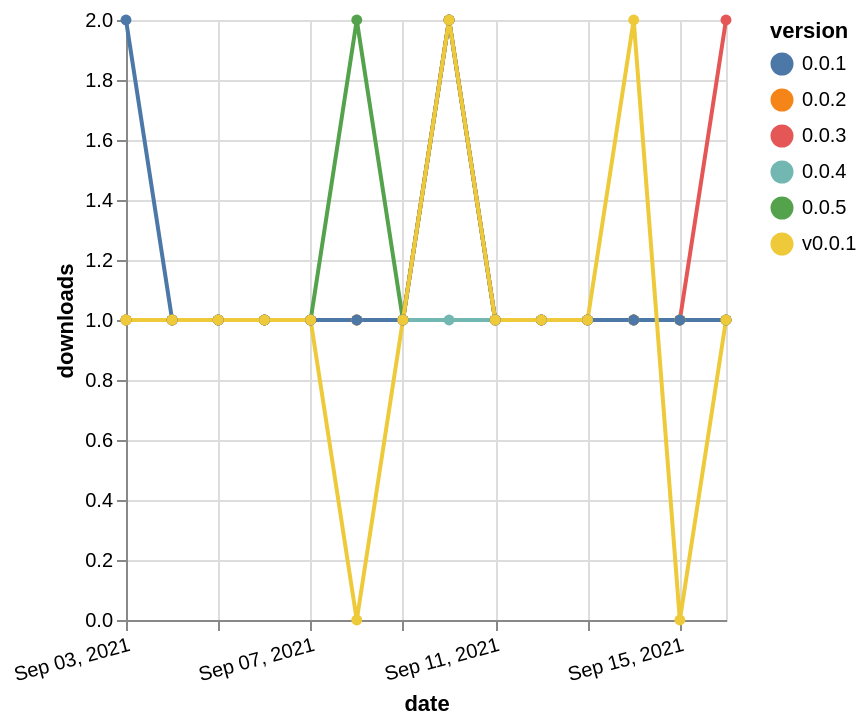

The Vega-Lite source for this figure:
### Vega-Lite specification from a JSON file in a GitHub repository (floating-point values rounded to 4 significant figures)
{"$schema": "https://vega.github.io/schema/vega-lite/v5.json", "description": "A simple bar chart with embedded data.", "data": {"values": [{"date": "2021-09-03", "total": 294, "delta": 1, "version": "0.0.3"}, {"date": "2021-09-04", "total": 295, "delta": 1, "version": "0.0.3"}, {"date": "2021-09-05", "total": 296, "delta": 1, "version": "0.0.3"}, {"date": "2021-09-06", "total": 297, "delta": 1, "version": "0.0.3"}, {"date": "2021-09-07", "total": 298, "delta": 1, "version": "0.0.3"}, {"date": "2021-09-08", "total": 299, "delta": 1, "version": "0.0.3"}, {"date": "2021-09-09", "total": 300, "delta": 1, "version": "0.0.3"}, {"date": "2021-09-10", "total": 302, "delta": 2, "version": "0.0.3"}, {"date": "2021-09-11", "total": 303, "delta": 1, "version": "0.0.3"}, {"date": "2021-09-12", "total": 304, "delta": 1, "version": "0.0.3"}, {"date": "2021-09-13", "total": 305, "delta": 1, "version": "0.0.3"}, {"date": "2021-09-14", "total": 306, "delta": 1, "version": "0.0.3"}, {"date": "2021-09-15", "total": 307, "delta": 1, "version": "0.0.3"}, {"date": "2021-09-16", "total": 309, "delta": 2, "version": "0.0.3"}, {"date": "2021-09-03", "total": 240, "delta": 1, "version": "0.0.5"}, {"date": "2021-09-04", "total": 241, "delta": 1, "version": "0.0.5"}, {"date": "2021-09-05", "total": 242, "delta": 1, "version": "0.0.5"}, {"date": "2021-09-06", "total": 243, "delta": 1, "version": "0.0.5"}, {"date": "2021-09-07", "total": 244, "delta": 1, "version": "0.0.5"}, {"date": "2021-09-08", "total": 246, "delta": 2, "version": "0.0.5"}, {"date": "2021-09-09", "total": 247, "delta": 1, "version": "0.0.5"}, {"date": "2021-09-10", "total": 249, "delta": 2, "version": "0.0.5"}, {"date": "2021-09-11", "total": 250, "delta": 1, "version": "0.0.5"}, {"date": "2021-09-12", "total": 251, "delta": 1, "version": "0.0.5"}, {"date": "2021-09-13", "total": 252, "delta": 1, "version": "0.0.5"}, {"date": "2021-09-14", "total": 253, "delta": 1, "version": "0.0.5"}, {"date": "2021-09-15", "total": 254, "delta": 1, "version": "0.0.5"}, {"date": "2021-09-16", "total": 255, "delta": 1, "version": "0.0.5"}, {"date": "2021-09-03", "total": 148, "delta": 1, "version": "0.0.4"}, {"date": "2021-09-04", "total": 149, "delta": 1, "version": "0.0.4"}, {"date": "2021-09-05", "total": 150, "delta": 1, "version": "0.0.4"}, {"date": "2021-09-06", "total": 151, "delta": 1, "version": "0.0.4"}, {"date": "2021-09-07", "total": 152, "delta": 1, "version": "0.0.4"}, {"date": "2021-09-08", "total": 153, "delta": 1, "version": "0.0.4"}, {"date": "2021-09-09", "total": 154, "delta": 1, "version": "0.0.4"}, {"date": "2021-09-10", "total": 155, "delta": 1, "version": "0.0.4"}, {"date": "2021-09-11", "total": 156, "delta": 1, "version": "0.0.4"}, {"date": "2021-09-12", "total": 157, "delta": 1, "version": "0.0.4"}, {"date": "2021-09-13", "total": 158, "delta": 1, "version": "0.0.4"}, {"date": "2021-09-14", "total": 159, "delta": 1, "version": "0.0.4"}, {"date": "2021-09-15", "total": 160, "delta": 1, "version": "0.0.4"}, {"date": "2021-09-16", "total": 161, "delta": 1, "version": "0.0.4"}, {"date": "2021-09-03", "total": 164, "delta": 1, "version": "0.0.2"}, {"date": "2021-09-04", "total": 165, "delta": 1, "version": "0.0.2"}, {"date": "2021-09-05", "total": 166, "delta": 1, "version": "0.0.2"}, {"date": "2021-09-06", "total": 167, "delta": 1, "version": "0.0.2"}, {"date": "2021-09-07", "total": 168, "delta": 1, "version": "0.0.2"}, {"date": "2021-09-08", "total": 169, "delta": 1, "version": "0.0.2"}, {"date": "2021-09-09", "total": 170, "delta": 1, "version": "0.0.2"}, {"date": "2021-09-10", "total": 172, "delta": 2, "version": "0.0.2"}, {"date": "2021-09-11", "total": 173, "delta": 1, "version": "0.0.2"}, {"date": "2021-09-12", "total": 174, "delta": 1, "version": "0.0.2"}, {"date": "2021-09-13", "total": 175, "delta": 1, "version": "0.0.2"}, {"date": "2021-09-14", "total": 176, "delta": 1, "version": "0.0.2"}, {"date": "2021-09-15", "total": 177, "delta": 1, "version": "0.0.2"}, {"date": "2021-09-16", "total": 178, "delta": 1, "version": "0.0.2"}, {"date": "2021-09-03", "total": 170, "delta": 2, "version": "0.0.1"}, {"date": "2021-09-04", "total": 171, "delta": 1, "version": "0.0.1"}, {"date": "2021-09-05", "total": 172, "delta": 1, "version": "0.0.1"}, {"date": "2021-09-06", "total": 173, "delta": 1, "version": "0.0.1"}, {"date": "2021-09-07", "total": 174, "delta": 1, "version": "0.0.1"}, {"date": "2021-09-08", "total": 175, "delta": 1, "version": "0.0.1"}, {"date": "2021-09-09", "total": 176, "delta": 1, "version": "0.0.1"}, {"date": "2021-09-10", "total": 178, "delta": 2, "version": "0.0.1"}, {"date": "2021-09-11", "total": 179, "delta": 1, "version": "0.0.1"}, {"date": "2021-09-12", "total": 180, "delta": 1, "version": "0.0.1"}, {"date": "2021-09-13", "total": 181, "delta": 1, "version": "0.0.1"}, {"date": "2021-09-14", "total": 182, "delta": 1, "version": "0.0.1"}, {"date": "2021-09-15", "total": 183, "delta": 1, "version": "0.0.1"}, {"date": "2021-09-16", "total": 184, "delta": 1, "version": "0.0.1"}, {"date": "2021-09-03", "total": 180, "delta": 1, "version": "v0.0.1"}, {"date": "2021-09-04", "total": 181, "delta": 1, "version": "v0.0.1"}, {"date": "2021-09-05", "total": 182, "delta": 1, "version": "v0.0.1"}, {"date": "2021-09-06", "total": 183, "delta": 1, "version": "v0.0.1"}, {"date": "2021-09-07", "total": 184, "delta": 1, "version": "v0.0.1"}, {"date": "2021-09-08", "total": 184, "delta": 0, "version": "v0.0.1"}, {"date": "2021-09-09", "total": 185, "delta": 1, "version": "v0.0.1"}, {"date": "2021-09-10", "total": 187, "delta": 2, "version": "v0.0.1"}, {"date": "2021-09-11", "total": 188, "delta": 1, "version": "v0.0.1"}, {"date": "2021-09-12", "total": 189, "delta": 1, "version": "v0.0.1"}, {"date": "2021-09-13", "total": 190, "delta": 1, "version": "v0.0.1"}, {"date": "2021-09-14", "total": 192, "delta": 2, "version": "v0.0.1"}, {"date": "2021-09-15", "total": 192, "delta": 0, "version": "v0.0.1"}, {"date": "2021-09-16", "total": 193, "delta": 1, "version": "v0.0.1"}]}, "width": "container", "mark": {"type": "line", "point": {"filled": true}}, "encoding": {"x": {"field": "date", "type": "temporal", "timeUnit": "yearmonthdate", "title": "date", "axis": {"labelAngle": -15}}, "y": {"field": "delta", "type": "quantitative", "title": "downloads"}, "color": {"field": "version", "type": "nominal"}, "tooltip": {"field": "delta"}}}
